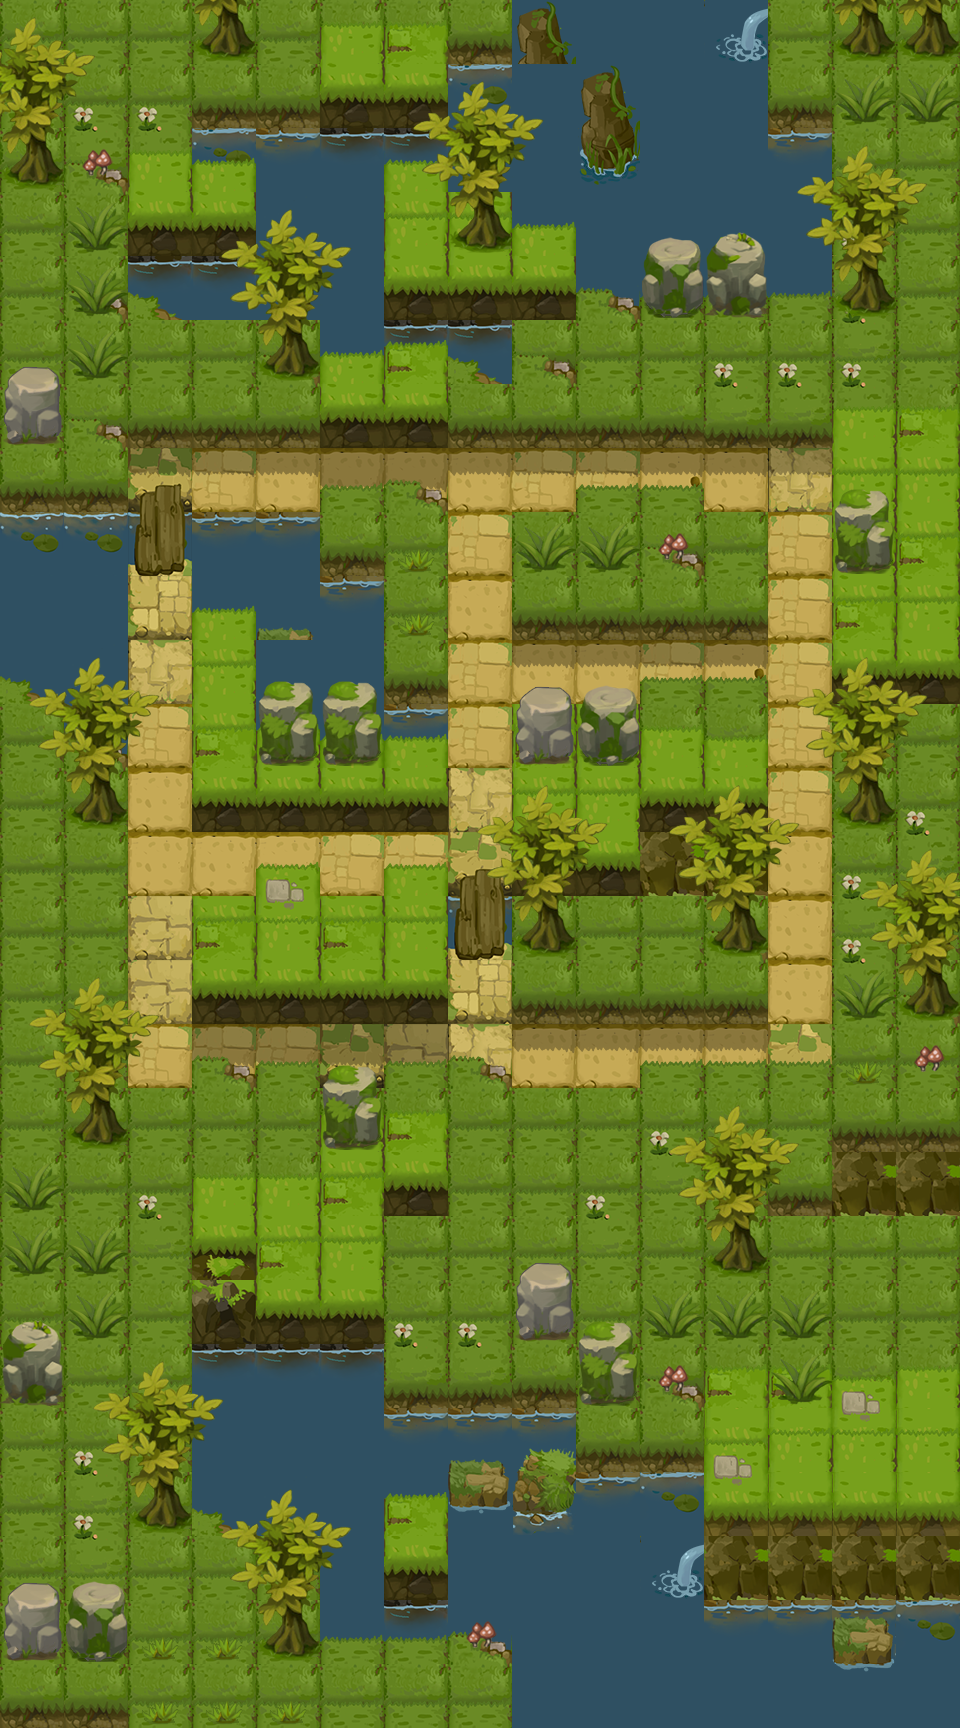

This game map was drawn from its Tiled (.tmx) file and the tilesets committed beside it. A one-line description and the trimmed map source follow:
An orthogonal 15x27 tile map with 64x64 px tiles, 7 tile layers (background, background_top, block, block_top, ...), 4 tilesets and 3 objects (move_3, move_2, move_1).

<map version="1.2" tiledversion="1.2.2" orientation="orthogonal" renderorder="left-down" width="15" height="27" tilewidth="64" tileheight="64" infinite="0" nextlayerid="53" nextobjectid="202">
 <tileset firstgid="1" name="hilly_block_1" tilewidth="64" tileheight="64" tilecount="64" columns="8">
  <image source="img/hilly_block_1.png" width="512" height="512" />
 </tileset>
 <tileset firstgid="65" name="diamond" tilewidth="64" tileheight="64" tilecount="64" columns="8">
  <image source="img/diamond.png" width="512" height="512" />
 </tileset>
 <tileset firstgid="129" name="hilly_bg_1" tilewidth="64" tileheight="64" tilecount="64" columns="8">
  <image source="img/hilly_bg_1.png" width="512" height="512" />
 </tileset>
 <tileset firstgid="193" name="hilly_top_1" tilewidth="64" tileheight="64" tilecount="64" columns="8">
  <image source="img/hilly_top_1.png" width="512" height="512" />
 </tileset>
 <layer id="43" name="background" width="15" height="27">
  <data>[405 cells, 405 non-empty, 9 distinct tile ids]</data>
 </layer>
 <layer id="50" name="background_top" width="15" height="27">
  <data>[405 cells, 23 non-empty, 2 distinct tile ids]</data>
 </layer>
 <layer id="44" name="block" width="15" height="27">
  <data>[405 cells, 351 non-empty, 12 distinct tile ids]</data>
 </layer>
 <layer id="51" name="block_top" width="15" height="27">
  <data>[405 cells, 205 non-empty, 9 distinct tile ids]</data>
 </layer>
 <layer id="45" name="diamond" width="15" height="27">
  <data>[405 cells, 26 non-empty, 1 distinct tile ids]</data>
 </layer>
 <objectgroup color="#ffaaff" id="46" name="trigger" />
 <objectgroup color="#ff0000" id="47" name="monster" />
 <objectgroup color="#00ff00" id="48" name="player">
  <object id="110" name="move_3" x="448" y="1024" width="64" height="64" />
  <object id="109" name="move_2" x="448" y="1024" width="64" height="64" />
  <object id="107" name="move_1" x="448" y="1024" width="64" height="64" />
 </objectgroup>
 <layer id="49" name="all_top_1" width="15" height="27">
  <data>[405 cells, 174 non-empty, 31 distinct tile ids]</data>
 </layer>
 <layer id="52" name="all_top_2" width="15" height="27">
  <data>[405 cells, 0 non-empty, 0 distinct tile ids]</data>
 </layer>
</map>
